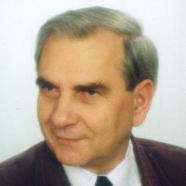
#> input picture prezentacja/LSB/profesor.png, 186 x 186 px
$ python lsb_find.py profesor.png 100 1.0
#> lines starting #> are read from the running program, lines starting #| are printed output that depends on the picture
# input image path, block size and probability of text threshold from command line arguments, for example:
# python3 lsb_find.py "your_file_path" 100 0.05
import matplotlib.pyplot
import matplotlib
from PIL import Image
import sys

values = []


def check_block(row, col, pixels, height, BLOCK_SIZE, THRESHOLD):
    LSB_counter = 0
    general_counter = 0
    for i in range(BLOCK_SIZE):
        if col + i >= height:
            r, g, b, _ = pixels[row, height - 1]
        else:
            r, g, b, _ = pixels[row, col + i]
        LSB_counter += (r & 1) + (g & 1) + (b & 1)
        general_counter += 3
        if col + i >= height:
            break
    values.append(LSB_counter / general_counter)
    if 0.5 - THRESHOLD <= LSB_counter / general_counter <= 0.5 + THRESHOLD:
        return True
    else:
        return False


def LSB_find(image_file_path, BLOCK_SIZE, THRESHOLD):
#> called with image_file_path = 'profesor.png', BLOCK_SIZE = 100, THRESHOLD = 1
    image = Image.open(image_file_path)
#> image is the input picture: PIL image 186x186 RGBA; mean R, G, B, A 180.8, 165.6, 147.4, 255

    pixels = image.load()
    number_of_blocks = 0
    for i in range(image.width):
        for j in range(0, image.height, BLOCK_SIZE):
            if check_block(i, j, pixels, image.height, BLOCK_SIZE, THRESHOLD):
                print('Possible message at block ' + str(number_of_blocks) + ', coords: ' + str(i) + " " + str(j))
            number_of_blocks += 1
#> after the loop, number_of_blocks = 372

    matplotlib.pyplot.plot(values, 'bo')
    matplotlib.pyplot.show()
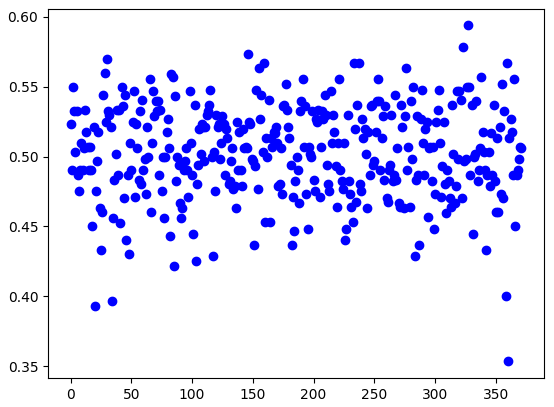
#> figure drawn by matplotlib, 1 panel; curve peaks at x = 327, y = 0.594


def main():
    image_path = sys.argv[1]
    BLOCK_SIZE = int(sys.argv[2])
    THRESHOLD = float(sys.argv[3])
    LSB_find(image_path, BLOCK_SIZE, THRESHOLD)


if __name__ == '__main__':
    main()
